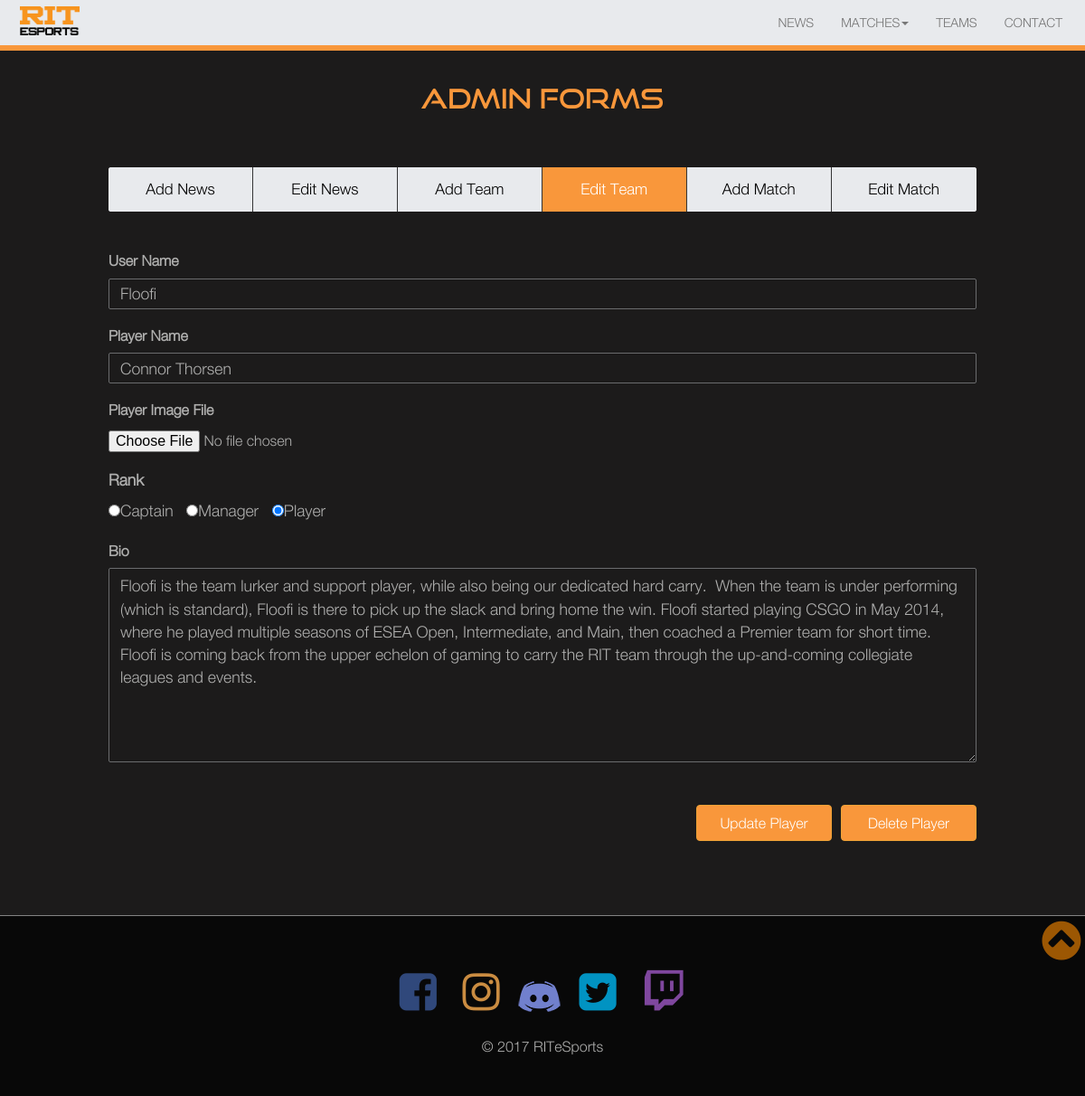
Page /admin_pages/admin_edit_teams.php?player_id=2 on the earlier database version.
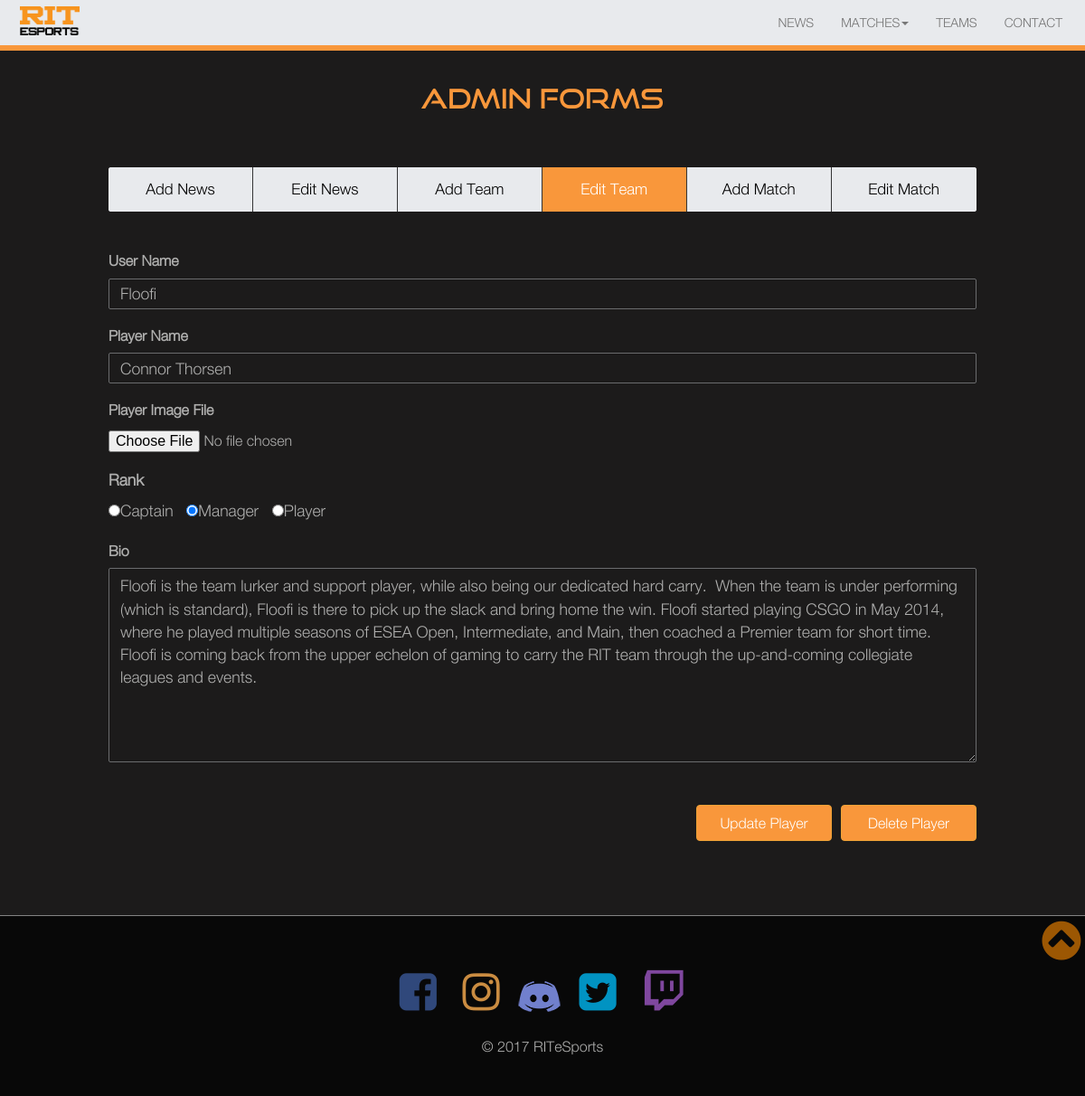
Same page on the later database version.
### tables this page shows
CREATE TABLE "PLAYERS" (
	`PLAYER_ID`	INTEGER NOT NULL PRIMARY KEY AUTOINCREMENT,
	`REAL_NAME`	TEXT NOT NULL,
	`USER_NAME`	TEXT NOT NULL,
	`TEAM_ID`	TEXT NOT NULL,
	`RANK`	INTEGER NOT NULL,
	`BIO`	TEXT DEFAULT 'Bio currently unavailable',
	`IMAGE_URL`	TEXT
);

### admin_pages/admin_edit_teams.php (the view, shortened to what this page needs)
<!DOCTYPE html>
<html lang="en">
<head>
  <?php include 'includes/head.php';?>
</head>
<body>
    <?php include 'includes/navmenu.php';?>
	<main class="content">
		<?php include 'includes/adminmenu.php';?>
        <div id="EditTeam" class="tabcontent">
			<?php
				$esports_db = new ESportsDB();
				$esports_db->exec("ATTACH DATABASE 'ESports.db' AS 'esports'");
				if(array_key_exists('player_id', $_GET) || array_key_exists('player_team_id', $_GET)){
					if(array_key_exists('player_id', $_GET))
					{
						$player_id = intval($_GET['player_id']);
					}
					else
					{
						$player_team_id = intval($_GET['player_team_id']);
						$player_id = 0;
					}
					$player_result = $esports_db->query("SELECT * FROM PLAYERS WHERE PLAYER_ID=$player_id");
					$player = $player_result->fetchArray(SQLITE3_ASSOC);
					$rank = $player['RANK'];
					echo "<form id='edit_player_form'>";
						echo "<div class='form-group'>";
							echo "<label for='edit_user_name'>User Name</label>";
							echo "<input type='text' class='form-control admin_input_text' rows='1' id='edit_user_name' value='$player[USER_NAME]' />";
						echo "</div>";
						echo "<div class='form-group'>";
							echo "<label for='edit_player_name'>Player Name</label>";
							echo "<input type='text' class='form-control admin_input_text' rows='1' id='edit_player_name' value='$player[REAL_NAME]' />";
						echo "</div>";
						echo "<div class='form-group'>";
							echo "<label for ='fileToUpload'>Player Image File</label>";
							echo "<input type='file' name='fileToUpload' id='fileToUpload' onChange='uploadPlayerImage(this)'>";
						echo "</div>";
						echo "<div class='form-group admin_input_text'>";
							echo "<label for='edit_player_rank'>Rank</label><br />";
							echo "<input type='radio' name='edit_player_rank' id='rank_captain' value='1'";
							if ($rank == '1') { echo "checked='checked'";};
							echo "/>Captain &nbsp; <input type='radio' name='edit_player_rank' id='rank_manager' value='2'";
							if ($rank == '2') { echo "checked='checked'";};
							echo "/>Manager &nbsp; <input type='radio' name='edit_player_rank' id='rank_player' value='0'";
							if ($rank != '1' && $rank != '2') { echo "checked='checked'";};
							echo " />Player &nbsp;";
						echo "</div>";
						echo "<div class='form-group'>";
							echo "<label for='edit_player_bio'>Bio</label>";
							echo "<textarea class='form-control admin_input_text' rows='8' id='edit_player_bio'>$player[BIO]</textarea>";
						echo "</div>";
						if ($player_id != 0)
						{
							echo "<button type='button' class='btn btn-warning admin_page_button' id='delete_player'>Delete Player</button>";
							echo "<button type='button' class='btn btn-warning admin_page_button' id='update_player'>Update Player</button>";
						}else
						{
							echo "<button type='button' class='btn btn-warning admin_page_button' id='update_player'>Add Player</button>";
						}
					echo "</form>";
				}
			?>
        </div>
</main>
    <?php include 'includes/footer.php';?>
</body>
</html>

Differences in the rows shown:
changed players "Floofi": RANK "☐" → "☑"; RANK "☑" → "☐"
